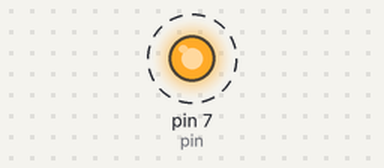
The program below on a simulated Raspberry Pi (header pin numbers). Shown: output pins drawn as LEDs (lit = HIGH). Dashed ring = blinking. At 40.0 s the program stops and its outputs stay as they are.

Above: at 0.5 s.
Timing chart, 0 to 4.6 s (numbered marks = the images above):
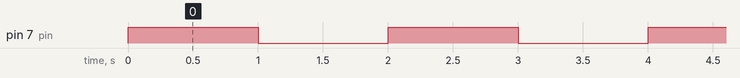

Measured:
- by itself, pin 7 (pin): alternates HIGH for 1.0 s and LOW for 1.0 s, 40 changes in all, then stays LOW

The program:

blink.py
```python
import RPi.GPIO as GPIO     	## Import GPIO Library
import time                 	## Import 'time' library (for 'sleep')

GPIO.setwarnings(False)
pin = 7                     	## We're working with pin 7
GPIO.setmode(GPIO.BOARD)    	## Use BOARD pin numbering
                                ## You can use BCM 4 if you prefer
GPIO.setup(pin, GPIO.OUT)   	## Set pin 7 to OUTPUT

for i in range (0, 20):     	## Repeat 20 times
   GPIO.output(pin, GPIO.HIGH)  ## Turn on GPIO pin (HIGH)
   time.sleep(1)           	 ## Wait 1 second
   GPIO.output(pin, GPIO.LOW)   ## Turn off GPIO pin (LOW)
   time.sleep(1)           	 ## Wait 1 second

GPIO.cleanup()
```
